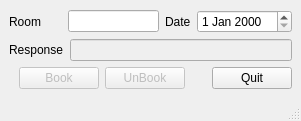
<?xml version="1.0" encoding="UTF-8"?>
<ui version="4.0">
 <class>MainWindows</class>
 <widget class="QMainWindow" name="MainWindows">
  <property name="enabled">
   <bool>true</bool>
  </property>
  <property name="geometry">
   <rect>
    <x>0</x>
    <y>0</y>
    <width>301</width>
    <height>121</height>
   </rect>
  </property>
  <property name="windowTitle">
   <string>Building Services</string>
  </property>
  <property name="autoFillBackground">
   <bool>true</bool>
  </property>
  <widget class="QWidget" name="centralwidget">
   <layout class="QGridLayout" name="gridLayout">
    <item row="0" column="0">
     <layout class="QVBoxLayout" name="verticalLayout">
      <item>
       <layout class="QHBoxLayout" name="horizontalLayout">
        <item>
         <widget class="QLabel" name="roomlabel">
          <property name="text">
           <string>Room</string>
          </property>
         </widget>
        </item>
        <item>
         <spacer name="horizontalSpacer">
          <property name="orientation">
           <enum>Qt::Horizontal</enum>
          </property>
          <property name="sizeHint" stdset="0">
           <size>
            <width>38</width>
            <height>20</height>
           </size>
          </property>
         </spacer>
        </item>
        <item>
         <widget class="QLineEdit" name="roomEdit"/>
        </item>
        <item>
         <widget class="QLabel" name="datelabel">
          <property name="text">
           <string>Date</string>
          </property>
         </widget>
        </item>
        <item>
         <widget class="QDateEdit" name="dateEdit"/>
        </item>
       </layout>
      </item>
      <item>
       <layout class="QHBoxLayout" name="horizontalLayout_2">
        <item>
         <widget class="QLabel" name="responselabel">
          <property name="text">
           <string>Response</string>
          </property>
         </widget>
        </item>
        <item>
         <widget class="QLineEdit" name="lineEdit_2">
          <property name="enabled">
           <bool>false</bool>
          </property>
          <property name="readOnly">
           <bool>true</bool>
          </property>
         </widget>
        </item>
       </layout>
      </item>
      <item>
       <layout class="QHBoxLayout" name="horizontalLayout_3">
        <item>
         <spacer name="horizontalSpacer_2">
          <property name="orientation">
           <enum>Qt::Horizontal</enum>
          </property>
          <property name="sizeHint" stdset="0">
           <size>
            <width>108</width>
            <height>20</height>
           </size>
          </property>
         </spacer>
        </item>
        <item>
         <widget class="QPushButton" name="bookButton">
          <property name="enabled">
           <bool>false</bool>
          </property>
          <property name="text">
           <string>Book</string>
          </property>
         </widget>
        </item>
        <item>
         <widget class="QPushButton" name="unbookButton">
          <property name="enabled">
           <bool>false</bool>
          </property>
          <property name="text">
           <string>UnBook</string>
          </property>
         </widget>
        </item>
        <item>
         <spacer name="horizontalSpacer_3">
          <property name="orientation">
           <enum>Qt::Horizontal</enum>
          </property>
          <property name="sizeHint" stdset="0">
           <size>
            <width>118</width>
            <height>20</height>
           </size>
          </property>
         </spacer>
        </item>
        <item>
         <widget class="QPushButton" name="quitButton">
          <property name="text">
           <string>Quit</string>
          </property>
         </widget>
        </item>
       </layout>
      </item>
     </layout>
    </item>
   </layout>
  </widget>
  <widget class="QStatusBar" name="statusbar"/>
 </widget>
 <resources/>
 <connections>
  <connection>
   <sender>quitButton</sender>
   <signal>clicked()</signal>
   <receiver>MainWindows</receiver>
   <slot>close()</slot>
   <hints>
    <hint type="sourcelabel">
     <x>333</x>
     <y>89</y>
    </hint>
    <hint type="destinationlabel">
     <x>264</x>
     <y>109</y>
    </hint>
   </hints>
  </connection>
 </connections>
</ui>
